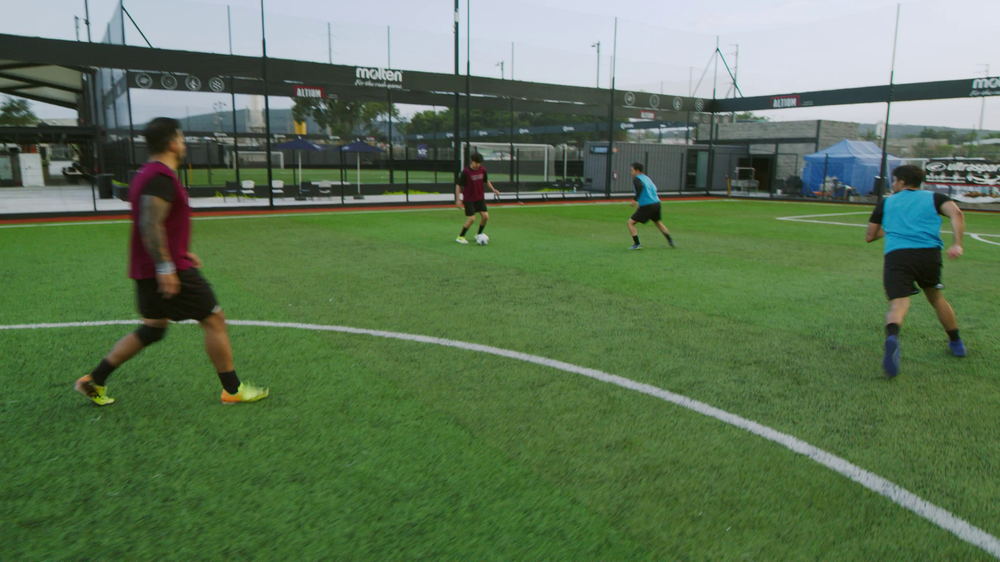
#> input picture OpenCV-egitim/gorsel/soccerframe.png, 1000 x 562 px, shrunk from 1920 x 1080 before the run, found by its file name
$ python bgrcolor.py
#> lines starting #> are read from the running program, lines starting #| are printed output that depends on the picture; after the words box and inside, x2 and y2 are one past the last pixel; in counts of white or black regions, pixels touching at a corner belong together
import cv2
import numpy as np

image_path="gorsel\soccerframe.png"

kernel = np.ones((5,5),np.uint8)

image = cv2.imread(image_path)
#> image is the input picture: shape (562, 1000, 3); mean B, G, R 84.6, 117, 93.1
image_gray = cv2.cvtColor(image,cv2.COLOR_BGR2GRAY)
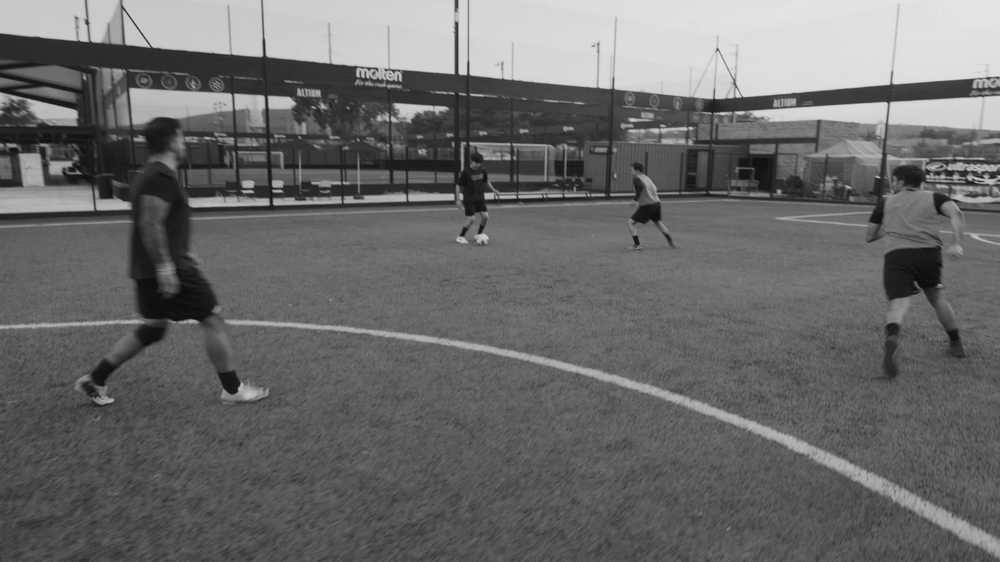
#> image_gray: shape (562, 1000); min 10, max 230, mean 106.2
image_blur = cv2.GaussianBlur(image,(5,5),7)
image_Canny=cv2.Canny(image,100, 100)
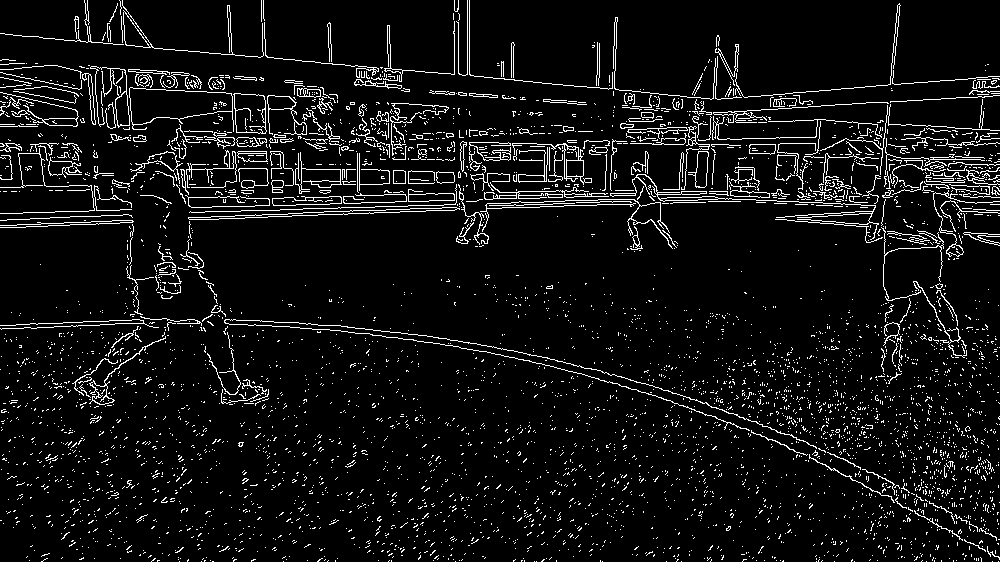
#> image_Canny: shape (562, 1000); 6.8% white in thin lines or dots
image_Canny_Genis = cv2.dilate(image_Canny,kernel,4)
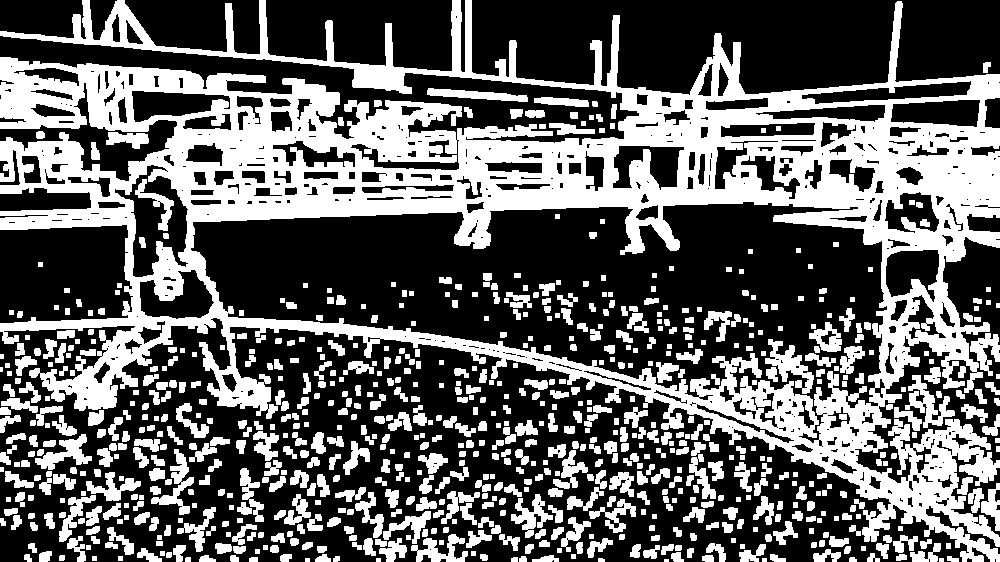
#> image_Canny_Genis: shape (562, 1000); 38.4% white; 781 white regions (2 under 20 px), largest, box (x1, y1, x2, y2) and area: (0, 0, 1000, 562) 148433, (765, 339, 814, 394) 1029, (905, 375, 955, 428) 971
image_Canny_Dar = cv2.erode(image_Canny_Genis,kernel,4)
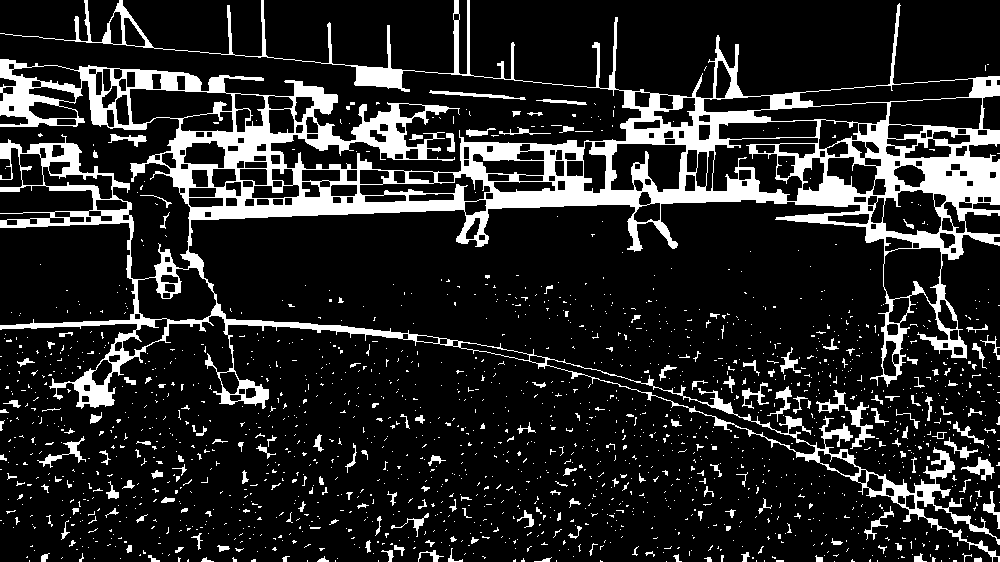
#> image_Canny_Dar: shape (562, 1000); 15.3% white; 1676 white regions (1492 under 20 px), largest, box (x1, y1, x2, y2) and area: (0, 0, 1000, 562) 70388, (816, 390, 875, 449) 646, (37, 436, 86, 468) 311

""" cv2.imshow("Normal",image)
cv2.imshow("Gri",image_gray)
cv2.imshow("Blur",image_blur) """

cv2.imshow("Canny normal",image_Canny)
cv2.imshow("Canny genis",image_Canny_Genis)
cv2.imshow("Canny dar",image_Canny_Dar)

cv2.waitKey(0)
cv2.destroyWindow()
